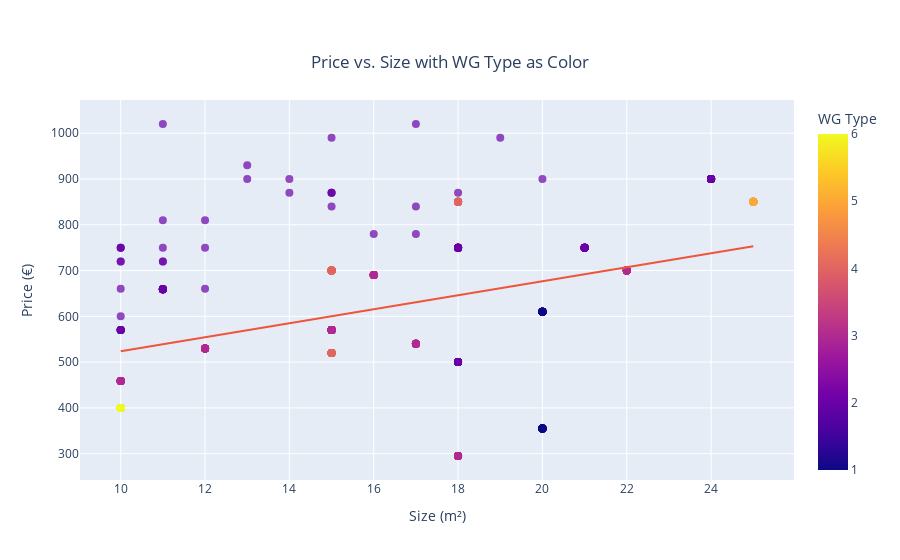

The cell this chart's notebook holds for it:
### Markdown cell above
## 7. Regression analysis

### Code cell
import statsmodels.api as sm
import plotly.express as px

# Define the explained and explanatory variables
X = wg_data_df[['Size', 'WG Type', 'Online Duration']]
y = wg_data_df['Price']

# Add a constant 
X = sm.add_constant(X)

# Perform the OLS 
model = sm.OLS(y, X).fit()

# Print the OLS  
print(model.summary())

# Convert the summary to a DataFrame and save to CSV
summary_html = model.summary().tables[1].as_html()
summary_df = pd.read_html(StringIO(summary_html), header=0, index_col=0)[0]
summary_df.to_csv('ols_Price_summary.csv')

# Alternatively, save just the coefficients and p-values
coefficients = model.params
p_values = model.pvalues
results_df = pd.DataFrame({'Coefficient': coefficients, 'P-Value': p_values})
results_df.to_csv('ols_Price_coefficients_pvalues.csv', index=True)

# estimation plot 
fig = px.scatter(wg_data_df, x='Size', y='Price', color='WG Type', 
                 trendline='ols', 
                 labels={'Size': 'Size (m²)', 'Price': 'Price (€)', 'WG Type': 'WG Type'},
                 title='Price vs. Size with WG Type as Color')

fig.update_traces(marker=dict(size=8, opacity=0.7),
                  selector=dict(mode='markers'))

fig.update_layout(legend_title_text='WG Type',
                  xaxis_title='Size (m²)',
                  yaxis_title='Price (€)',
                  title={
                      'text': 'Price vs. Size with WG Type as Color',
                      'y':0.9,
                      'x':0.5,
                      'xanchor': 'center',
                      'yanchor': 'top'})

fig.show()

### Figure 1 — Plotly figure (JSON) as saved in the notebook; plotly's stock layout.template omitted (floating-point values rounded to 4 significant figures; data arrays with more than 128 entries replaced by an {"elided": "..."} marker saying what was removed)
{"data": [{"hovertemplate": "Size (m²)=%{x}<br>Price (€)=%{y}<br>WG Type=%{marker.color}<extra></extra>", "legendgroup": "", "marker": {"color": {"elided": "413 int values"}, "coloraxis": "coloraxis", "opacity": 0.7, "size": 8, "symbol": "circle"}, "mode": "markers", "name": "", "orientation": "v", "showlegend": false, "type": "scatter", "x": {"elided": "413 int values"}, "xaxis": "x", "y": {"elided": "413 int values"}, "yaxis": "y"}, {"hovertemplate": "<b>OLS trendline</b><br>Price = 15.2717 * Size + 370.996<br>R<sup>2</sup>=0.154732<br><br>Size (m²)=%{x}<br>Price (€)=%{y} <b>(trend)</b><extra></extra>", "legendgroup": "", "marker": {"symbol": "circle"}, "mode": "lines", "name": "", "showlegend": false, "type": "scatter", "x": {"elided": "413 int values"}, "xaxis": "x", "y": {"elided": "413 float values"}, "yaxis": "y"}], "layout": {"autosize": true, "coloraxis": {"colorbar": {"title": {"text": "WG Type"}}, "colorscale": [[0, "#0d0887"], [0.1111, "#46039f"], [0.2222, "#7201a8"], [0.3333, "#9c179e"], [0.4444, "#bd3786"], [0.5556, "#d8576b"], [0.6667, "#ed7953"], [0.7778, "#fb9f3a"], [0.8889, "#fdca26"], [1, "#f0f921"]]}, "legend": {"title": {"text": "WG Type"}, "tracegroupgap": 0}, "title": {"text": "Price vs. Size with WG Type as Color", "x": 0.5, "xanchor": "center", "y": 0.9, "yanchor": "top"}, "xaxis": {"anchor": "y", "autorange": true, "domain": [0, 1], "range": [9.063, 25.94], "title": {"text": "Size (m²)"}, "type": "linear"}, "yaxis": {"anchor": "x", "autorange": true, "domain": [0, 1], "range": [228.2, 1087.0], "title": {"text": "Price (€)"}, "type": "linear"}}}
